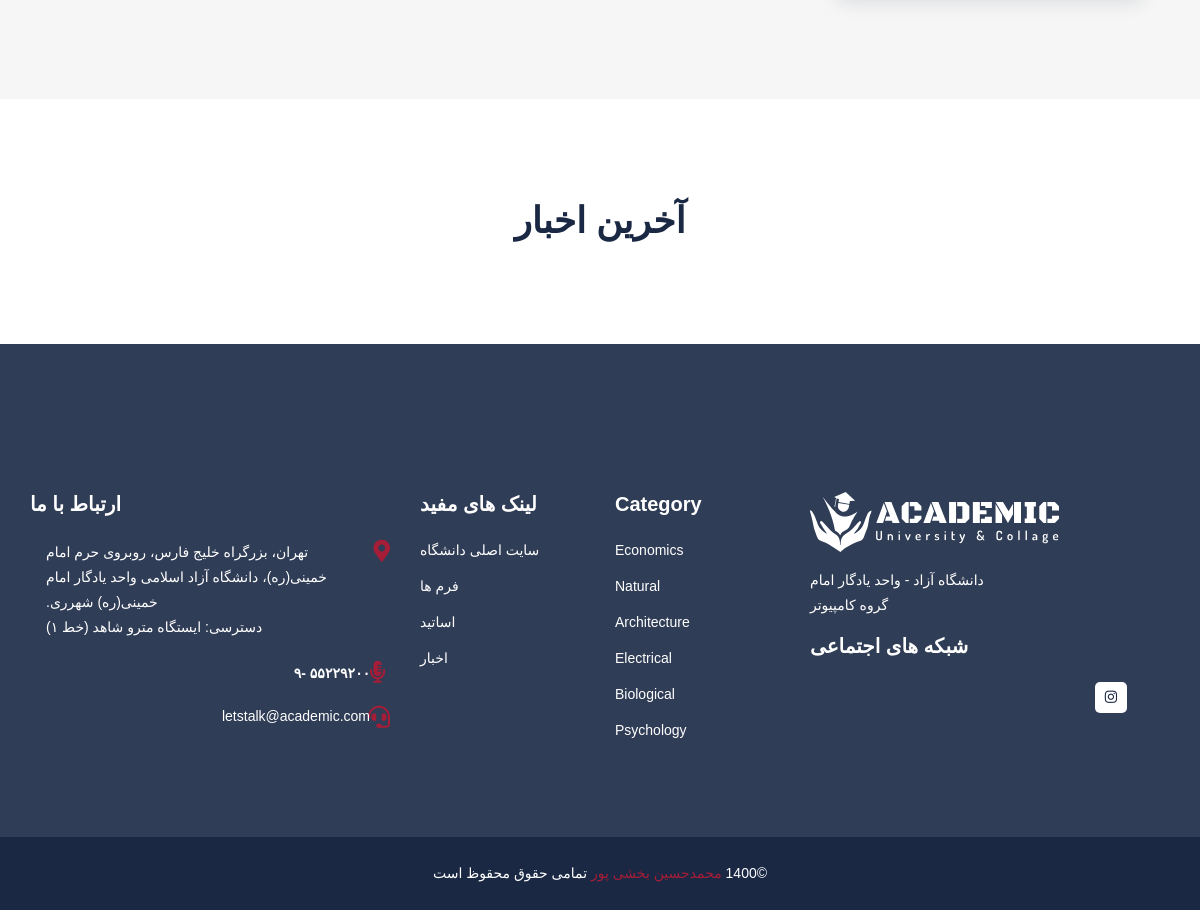
Before: / (lower part) with the older database file.
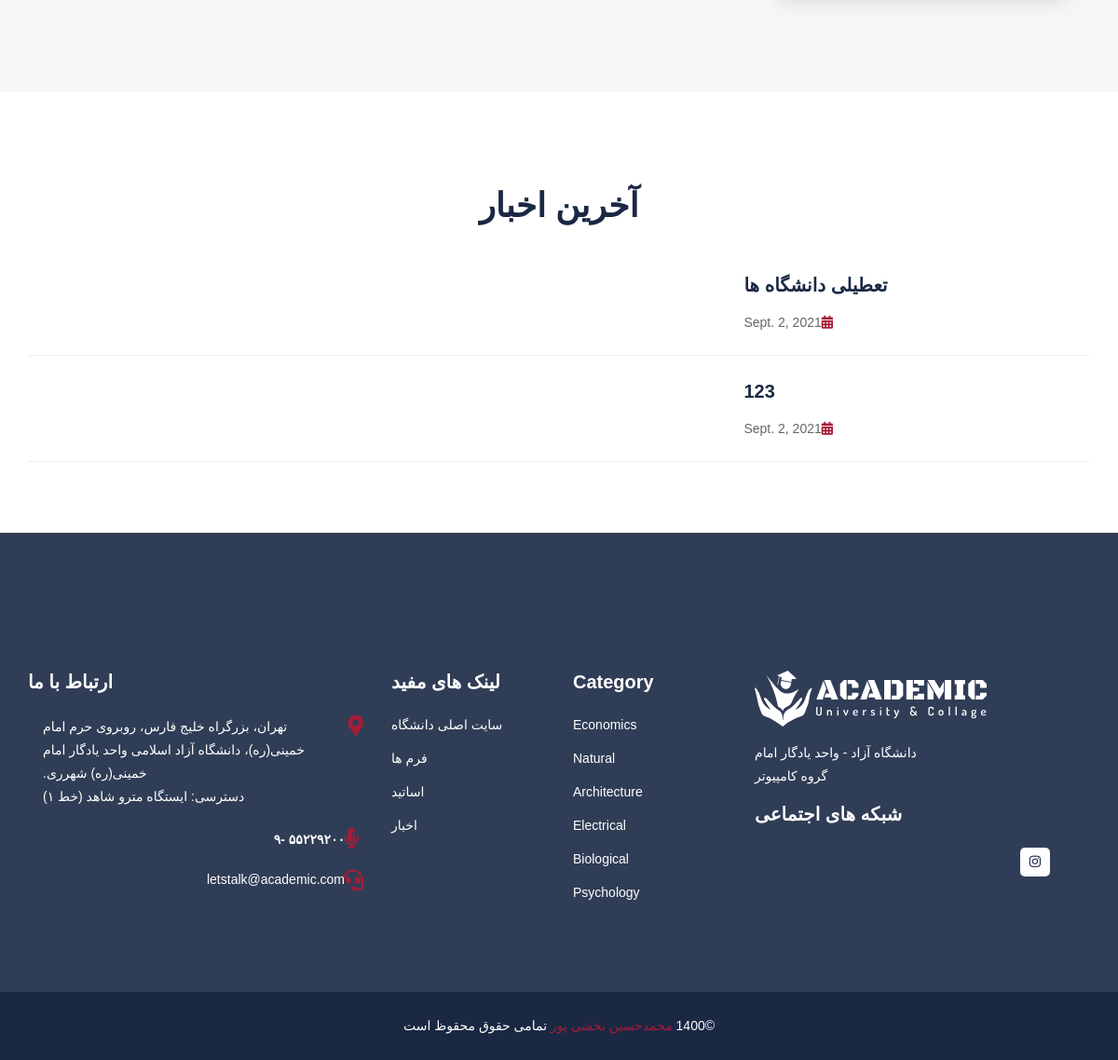
After: the same page with the newer database file.
### blog/models.py (models this page shows, shortened)
class Blog(models.Model):
    teacher = models.ForeignKey(Teacher, related_name='techer_blogs', on_delete=models.CASCADE)
    title = models.CharField(max_length=255, null=False, blank=False)
    thumbnail = models.ImageField(null=True, blank=True, upload_to='media/blog_thumbnail/')
    description = models.TextField(null=True, blank=True)
    is_public = models.BooleanField(default=False)
    content = RichTextField()
    created_at = models.DateField(auto_now=True)

### core/views.py (the view)
# urls.py: path('', views.Index, name="index"),
@require_http_methods(["GET"])
def Index(request: HttpRequest):
    blogs = Blog.objects.filter(is_public=True)[:4]
    teachers = Teacher.objects.all()[:4]
    context = {
        "blogs": blogs,
        "teachers": teachers
        }
    template = "index.html"
    return render(request, template, context)

### templates/index.html (shortened to what this page needs)
{% include './header.html' %}
    <section class="space-ptb bg-light">
    </section>
    <section class="space-ptb position-relative">
      <div class="container">
        <div class="row justify-content-center">
          <div class="col-lg-7 col-md-10 text-center">
            <div class="section-title">
              <h2 class="title">آخرین اخبار</h2>
            </div>
          </div>
        </div>
        <div class="row">
          <div class="col-lg-12 col-md-12 mb-0">
            {% for blog in blogs %}
              <div class="blog d-md-flex border-bottom mb-4 pb-4">
              <div class="blog-image mr-0 mr-sm-3">
              </div>
              <div class="blog-content pt-4 pt-md-0 border-0">
                <h5 class="blog-title mb-3">
                  <a
                    href="/blog/{{blog.id}}"
                    >{{blog.title}}</a
                  >
                </h5>
                <div class="blog-meta mb-0">
                  <ul class="list-unstyled mb-0 d-flex">
                    <li class="mr-3">
                      <i class="fas fa-calendar-alt pr-1"></i>{{blog.created_at}}
                    </li>
                  </ul>
                </div>
              </div>
            </div>
            {% endfor %}
          </div>
        </div>
      </div>
    </section>
{% include './footer.html' %}

Changed rows visible on the page:
now on this page (row edited): Blog: title "تعطیلی دانشگاه ها", created_at "Sept. 2, 2021"
added Blog: title "123", created_at "Sept. 2, 2021"
